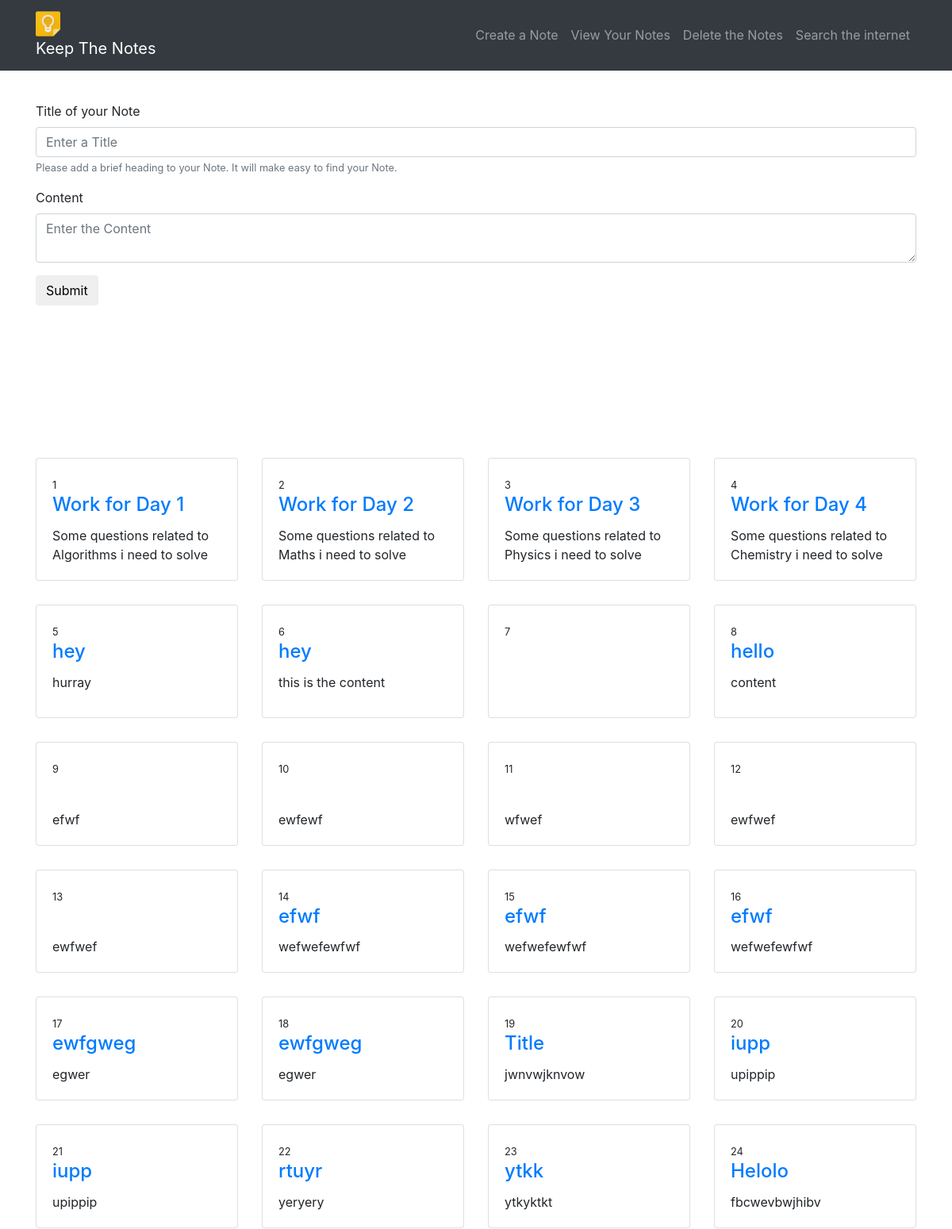
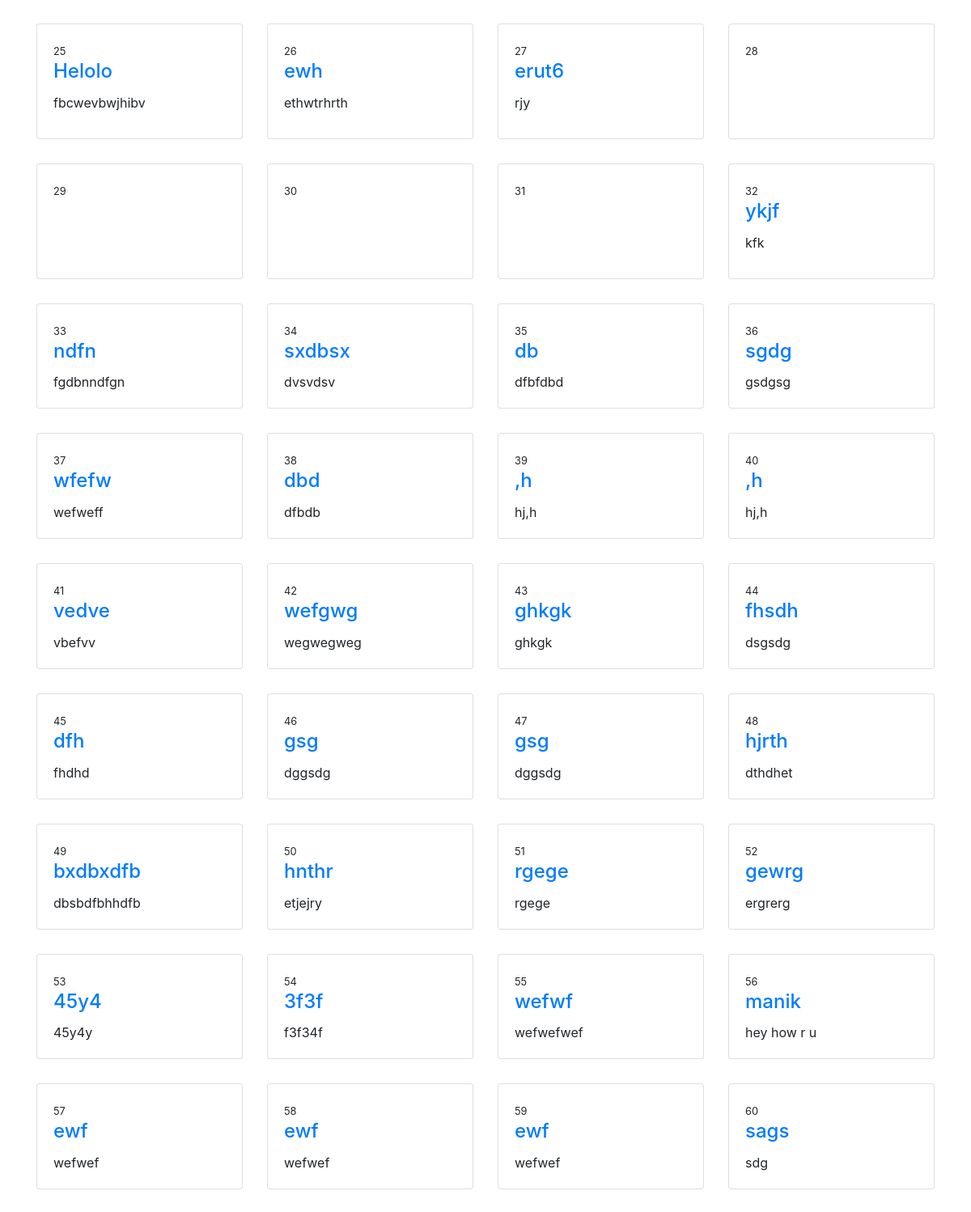
Before: / with the older database file (2 pictures, top to bottom).
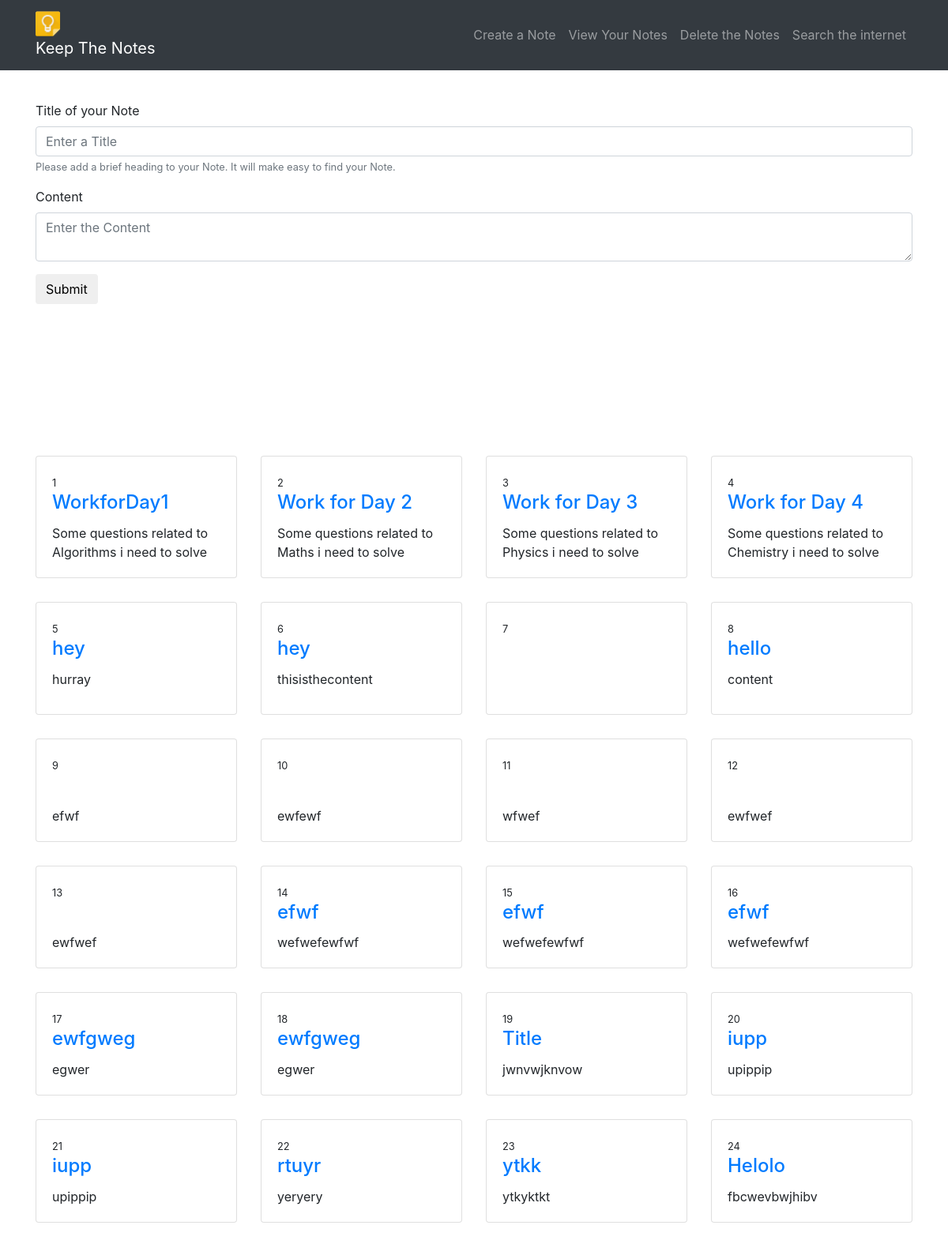
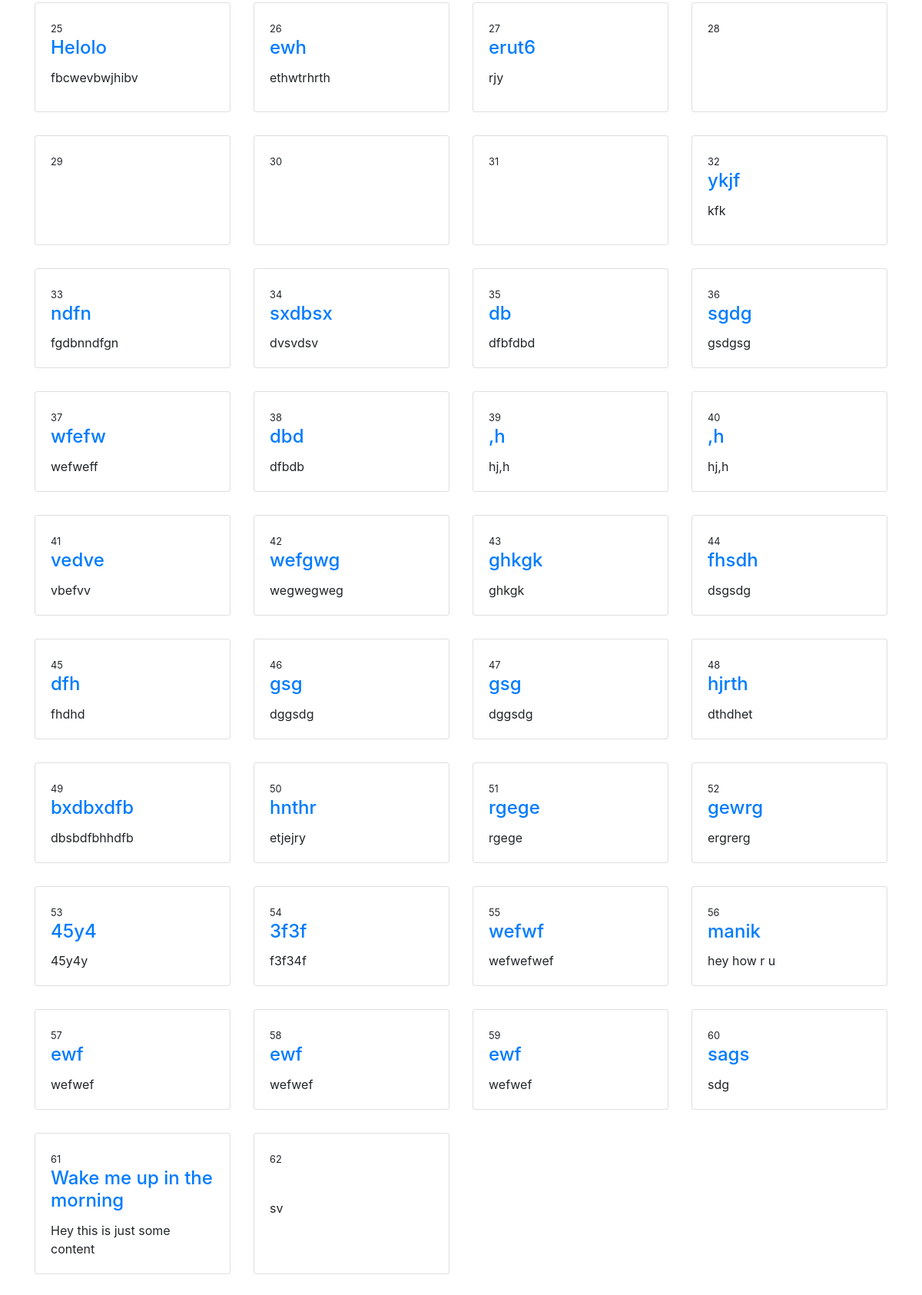
After: the same page with the newer database file (2 pictures, top to bottom).
### tables this page shows
CREATE TABLE content_table (
  id integer primary key autoincrement,
  title text not null,
  content_text text not null
);

### main.py (the view, shortened to what this page needs)
@app.route('/', methods=['POST', 'GET'])
def main():
    if request.method == 'GET':
        users = dbHandler.retrieveTable()
        return render_template('startbootstrap-4-col-portfolio/index.html', users = users)

### models.py (called while the page is built)
def retrieveTable():
    con = sql.connect("content_table.db")
    cur = con.cursor()
    cur.execute("SELECT id, title, content_text FROM content_table")
    data = cur.fetchall()
    con.close()
    return data

### templates/startbootstrap-4-col-portfolio/index.html (shortened to what this page needs)
<!DOCTYPE html>
<html lang="en">
  <head>
<link rel="stylesheet" type="text/css" href="{{ url_for('static', filename='bootstrap.min.css') }}">
<link rel="stylesheet" type="text/css" href="{{ url_for('static', filename='4-col-portfolio.css') }}">
      <link rel="stylesheet" type="text/css" href="{{ url_for('static', filename='simple-line-icons.css') }}">
      <link rel="stylesheet" type="text/css" href="{{ url_for('static', filename='devicons.min.css') }}">
  </head>
  <body data-spy = "scroll">
    <nav class="navbar navbar-expand-lg navbar-dark bg-dark fixed-top">
      <div class="container">
        <a class="navbar-brand" href="#">
          <div class="logo">
                    <img src="static/keep.ico">
                    </div>
          <div class="brand">
                    Keep The Notes
                    </div>
          </a>
        <div class="collapse navbar-collapse" id="navbarResponsive">
          <ul class="navbar-nav ml-auto">
            <li class="nav-item">
              <a class="nav-link" href = "#" data-toggle="collapse" >
                Create a Note
              </a>
            </li>
            <li class="nav-item">
              <a class="nav-link" href="#notesonly">View Your Notes</a>
            </li>
            <li class="nav-item">
              <a class="nav-link" href="#">Delete the Notes</a>
            </li>
            <li class="nav-item">
              <a class="nav-link" href="https://www.google.co.in/" target="_blank">Search the internet</a>
            </li>
          </ul>
        </div>
      </div>
    </nav>
    <div class="container">
        <br><br><br>
     <div class = "" id ="demo">
         <form role="form" action="/" method="post">
                    <div class="form-group">
                        <label for="title">Title of your Note</label>
                        <input class="form-control" name="title" placeholder="Enter a Title"  required>
                        <small id="emailHelp" class="form-text text-muted">Please add a brief heading to your Note. It will make easy to find your Note.</small>
                    </div>
                    <div class="form-group">
                        <label for="content">Content</label>
                        <textarea class="form-control" name="content" placeholder="Enter the Content" required></textarea>
                    </div>
                    <button type="submit" name='submit' class="btn btn-default" >Submit</button>
                </form>
      </div >
      <h1 class="my-4"><br>
      </h1>
      <div id="notesonly" >
<br> <br><br> <br>
      <div  class="row" >
       {% for a in users %}
          <div   class="col-lg-3 col-md-4 col-sm-6 portfolio-item " style="user-select : all"  >
            <div class="card h-100">
              <div class="card-body">
                  <small  id="ID{{a[0]}}" >{{a[0]}}</small>
                <h4 contenteditable="True" class="card-title text-primary" id="TID{{a[0]}}" onfocusout = "myFunction('ID{{a[0]}}', 'TID{{a[0]}}', 'CID{{a[0]}}',)" >{{a[1]}}</h4>
                <p contenteditable="True" class="card-text" id="CID{{a[0]}}" onfocusout = "myFunction('ID{{a[0]}}', 'TID{{a[0]}}', 'CID{{a[0]}}',)">{{a[2]}}</p>
              </div>
            </div>
          </div>
        {% endfor %}
      </div>
          </div>
    </div>
<br> <br> <br> <br> <br>
  </body>
</html>

### static/4-col-portfolio.css (style rules this page uses)
body { padding-top: 54px; }
@media (min-width: 992px) { body { padding-top: 56px; } }
.portfolio-item { margin-bottom: 30px; }

Changed rows visible on the page:
changed content_table "Some questions related to Algorithms i need to solve": title "Work for Day 1" → "WorkforDay1"
changed content_table id 6: content_text "this is the content" → "thisisthecontent"
added content_table: id "61", title "Wake me up in the morning", content_text "Hey this is just some content"
added content_table: id "62", content_text "sv"
